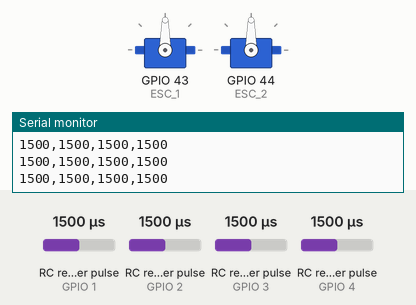
Simulated run of this sketch. Board: ESP32. Parts: 2 × servo, the last lines printed to the serial monitor. Wiring (inferred from the names in the program): 4 × RC receiver channel: data GPIO 2 / data GPIO 3 / data GPIO 4 / data GPIO 1. Inputs (shaded band) come from the test bench; at power-on: RC receiver pulse (sensors on GPIO 1, GPIO 4, GPIO 2, GPIO 3) 1500 µs.

Above: at 5.2 s.
5.3 s: RC receiver pulse (sensor on GPIO 1) set to 1020 µs
At 6.5 s:
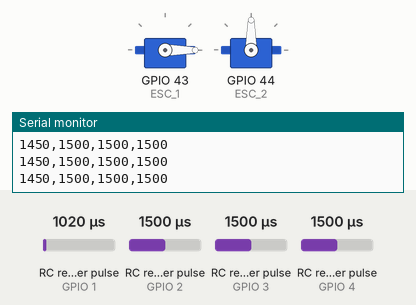
6.8 s: RC receiver pulse (sensor on GPIO 4) set to 1020 µs
At 7.2 s:
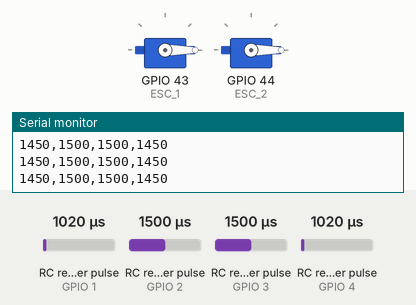
8.3 s: RC receiver pulse (sensor on GPIO 1) set to 1500 µs
At 8.8 s:
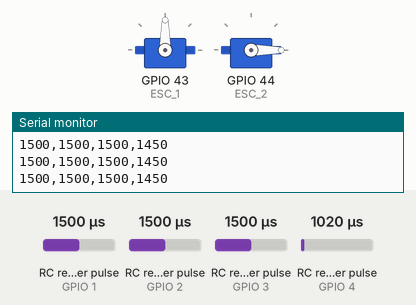
9.8 s: RC receiver pulse (sensor on GPIO 4) set to 1750 µs
At 10.7 s:
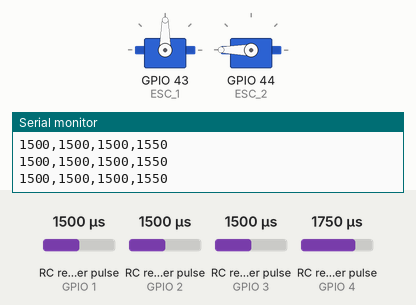
11.3 s: RC receiver pulse (sensor on GPIO 1) set to 1250 µs
At 12.3 s:
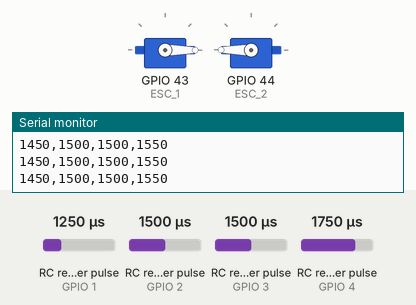
12.8 s: RC receiver pulse (sensor on GPIO 1) set to 1750 µs
At 14.2 s:
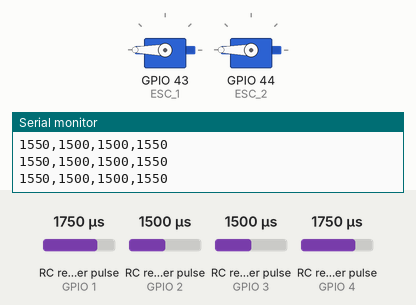
Timing chart, 0 to 15.3 s (numbered marks = the images above; inputs shaded):
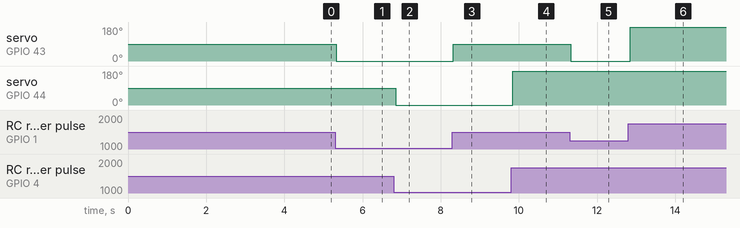

The sketch:

Eyeliner_Basic_Hardware_Telemetry.ino
```cpp
#include <ESP32Servo.h>

/*
MPU6050 Offsets:
XGYRO: 204
YGYRO: 36
ZGYRO: -38
*/

// Define PWM input pins for each channel
#define CHANNEL_1 1 // Left X, left = 1000, right = 2000
#define CHANNEL_2 2 // Left Y, down = 1000, up = 2000
#define CHANNEL_3 3  // Right Y, down = 1000, up = 2000
#define CHANNEL_4 4 // Right X, left = 1000, right = 2000

// ESCs
Servo esc1;
Servo esc2;

// ESC Pinouts
#define ESC_1 43
#define ESC_2 44

// ESC settings
#define HIGH_SIGNAL 1550
#define LOW_SIGNAL 1450
#define NEUTRAL 1500

void setup() {
    Serial.begin(115200); // Start serial communication
    pinMode(CHANNEL_1, INPUT);
    pinMode(CHANNEL_2, INPUT);
    pinMode(CHANNEL_3, INPUT);
    pinMode(CHANNEL_4, INPUT);

    // Bidirectional: 1000 µs (full reverse), 1500 µs (neutral), 2000 µs (full forward)
    esc1.attach(ESC_1, LOW_SIGNAL, HIGH_SIGNAL);
    delay(10);
    esc2.attach(ESC_2, LOW_SIGNAL, HIGH_SIGNAL);
    delay(10);

    // Calibrate by setting neutral since these are bidirectional
    Serial.println("Calibrating Both ESCs");
    esc1.writeMicroseconds(NEUTRAL);
    delay(2000);
    esc2.writeMicroseconds(NEUTRAL);
    delay(2000);

    Serial.println("ESCs calibrated :)");
}

void loop() {
    // Read PWM pulse widths
    int channel3 = pulseIn(CHANNEL_3, HIGH);
    int channel4 = pulseIn(CHANNEL_4, HIGH);
    int channel2 = pulseIn(CHANNEL_2, HIGH);
    int channel1 = pulseIn(CHANNEL_1, HIGH);

    // In-Code fail safe for an accidental power cycle to SEEED studio
    if (channel1 < 980) channel1 = 1500;
    if (channel2 < 980) channel2 = 1500;
    if (channel3 < 980) channel3 = 1500;
    if (channel4 < 980) channel4 = 1500;

    // Print values to Serial Monitor
    // Serial.print("Channel 1 throttle: ");
    Serial.print(min(max(channel1, LOW_SIGNAL), HIGH_SIGNAL));
    Serial.print(",");
    // Serial.print("Channel 2 throttle: ");
    Serial.print(channel2);
    Serial.print(",");
    // Serial.print("Channel 3 throttle: ");
    Serial.print(channel3);
    Serial.print(",");
    // Serial.print("Channel 4 throttle: ");
    Serial.println(min(max(channel4, LOW_SIGNAL), HIGH_SIGNAL));

    // Input signal to motors
    esc1.writeMicroseconds(min(max(channel1, LOW_SIGNAL), HIGH_SIGNAL)); // Writes right x input to esc 1
    esc2.writeMicroseconds(min(max(channel4, LOW_SIGNAL), HIGH_SIGNAL)); // Writes left x input to esc 2

    delay(10); // Small delay to stabilize readings
}
```

Measured:
- after the input at 5.3 s, servo on GPIO 43 (ESC_1): 90° → 0° at once
- after the input at 6.8 s, servo on GPIO 44 (ESC_2): 90° → 0° after 0.05 s
- after the input at 8.3 s, servo on GPIO 43 (ESC_1): 0° → 90° at once
- after the input at 9.8 s, servo on GPIO 44 (ESC_2): 0° → 180° after 0.05 s
- after the input at 11.3 s, servo on GPIO 43 (ESC_1): 90° → 0° at once
- after the input at 12.8 s, servo on GPIO 43 (ESC_1): 0° → 180° after 0.05 s
